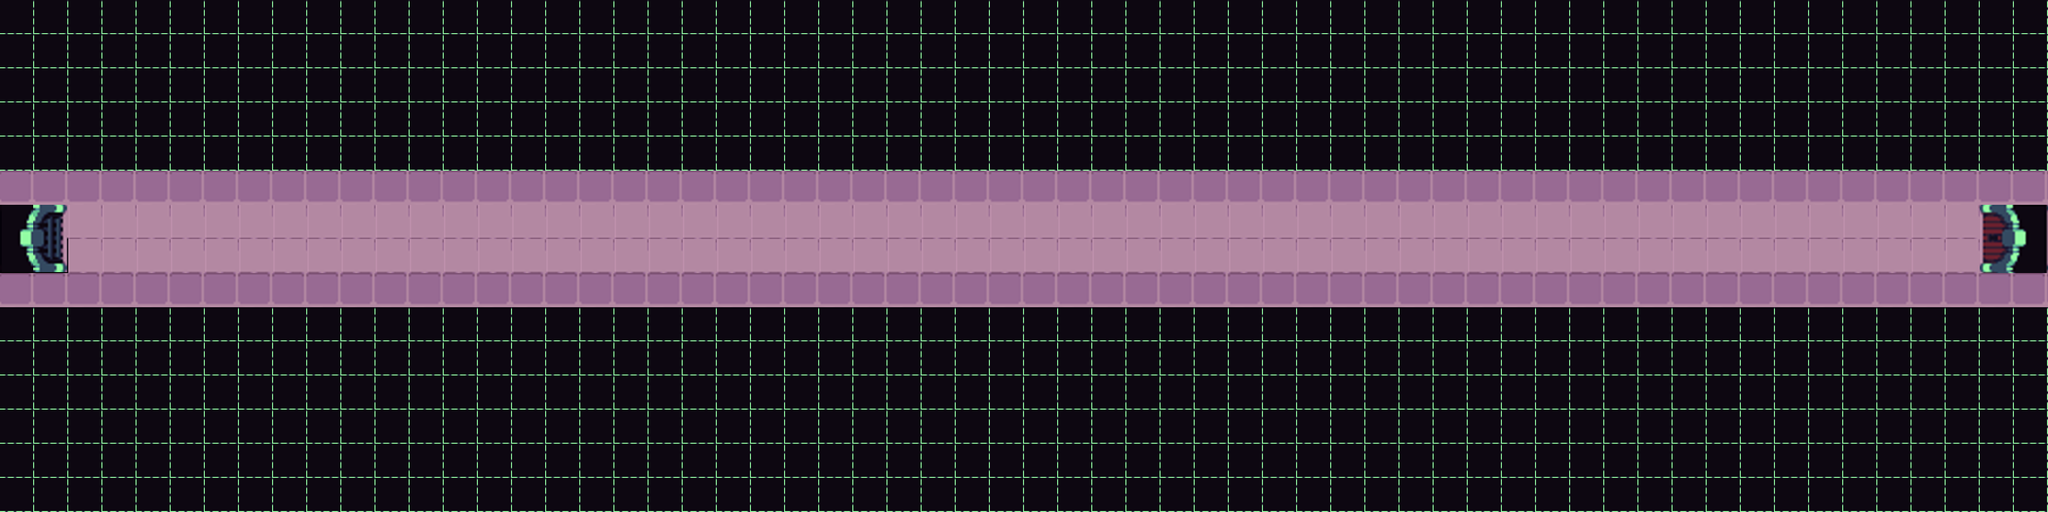

A level layout from a 2D game, rendered from its tile map. Below: a short description, then the map file with its tile-grid data intact:
An orthogonal 60x15 tile map with 70x70 px tiles, 3 tile layers (Floors, walls, Doors).

<map version="1.0" orientation="orthogonal" renderorder="right-down" width="60" height="15" tilewidth="70" tileheight="70" nextobjectid="1">
 <tileset firstgid="1" name="RESIZEDtileset" tilewidth="70" tileheight="70" margin="2" tilecount="252" columns="18">
  <image source="RESIZEDtileset.png" width="1310" height="1024" />
 </tileset>
 <layer name="Floors" width="60" height="15">
  <data encoding="csv">
0,0,0,0,0,0,0,0,0,0,0,0,0,0,0,0,0,0,0,0,0,0,0,0,0,0,0,0,0,0,0,0,0,0,0,0,0,0,0,0,0,0,0,0,0,0,0,0,0,0,0,0,0,0,0,0,0,0,0,0,
0,0,0,0,0,0,0,0,0,0,0,0,0,0,0,0,0,0,0,0,0,0,0,0,0,0,0,0,0,0,0,0,0,0,0,0,0,0,0,0,0,0,0,0,0,0,0,0,0,0,0,0,0,0,0,0,0,0,0,0,
0,0,0,0,0,0,0,0,0,0,0,0,0,0,0,0,0,0,0,0,0,0,0,0,0,0,0,0,0,0,0,0,0,0,0,0,0,0,0,0,0,0,0,0,0,0,0,0,0,0,0,0,0,0,0,0,0,0,0,0,
0,0,0,0,0,0,0,0,0,0,0,0,0,0,0,0,0,0,0,0,0,0,0,0,0,0,0,0,0,0,0,0,0,0,0,0,0,0,0,0,0,0,0,0,0,0,0,0,0,0,0,0,0,0,0,0,0,0,0,0,
0,0,0,0,0,0,0,0,0,0,0,0,0,0,0,0,0,0,0,0,0,0,0,0,0,0,0,0,0,0,0,0,0,0,0,0,0,0,0,0,0,0,0,0,0,0,0,0,0,0,0,0,0,0,0,0,0,0,0,0,
0,0,0,0,0,0,0,0,0,0,0,0,0,0,0,0,0,0,0,0,0,0,0,0,0,0,0,0,0,0,0,0,0,0,0,0,0,0,0,0,0,0,0,0,0,0,0,0,0,0,0,0,0,0,0,0,0,0,0,0,
0,0,7,7,7,7,7,7,7,7,7,7,7,7,7,7,7,7,7,7,7,7,7,7,7,7,7,7,7,7,7,7,7,7,7,7,7,7,7,7,7,7,7,7,7,7,7,7,7,7,7,7,7,7,7,7,7,7,0,0,
0,0,7,7,7,7,7,7,7,7,7,7,7,7,7,7,7,7,7,7,7,7,7,7,7,7,7,7,7,7,7,7,7,7,7,7,7,7,7,7,7,7,7,7,7,7,7,7,7,7,7,7,7,7,7,7,7,7,0,0,
0,0,0,0,0,0,0,0,0,0,0,0,0,0,0,0,0,0,0,0,0,0,0,0,0,0,0,0,0,0,0,0,0,0,0,0,0,0,0,0,0,0,0,0,0,0,0,0,0,0,0,0,0,0,0,0,0,0,0,0,
0,0,0,0,0,0,0,0,0,0,0,0,0,0,0,0,0,0,0,0,0,0,0,0,0,0,0,0,0,0,0,0,0,0,0,0,0,0,0,0,0,0,0,0,0,0,0,0,0,0,0,0,0,0,0,0,0,0,0,0,
0,0,0,0,0,0,0,0,0,0,0,0,0,0,0,0,0,0,0,0,0,0,0,0,0,0,0,0,0,0,0,0,0,0,0,0,0,0,0,0,0,0,0,0,0,0,0,0,0,0,0,0,0,0,0,0,0,0,0,0,
0,0,0,0,0,0,0,0,0,0,0,0,0,0,0,0,0,0,0,0,0,0,0,0,0,0,0,0,0,0,0,0,0,0,0,0,0,0,0,0,0,0,0,0,0,0,0,0,0,0,0,0,0,0,0,0,0,0,0,0,
0,0,0,0,0,0,0,0,0,0,0,0,0,0,0,0,0,0,0,0,0,0,0,0,0,0,0,0,0,0,0,0,0,0,0,0,0,0,0,0,0,0,0,0,0,0,0,0,0,0,0,0,0,0,0,0,0,0,0,0,
0,0,0,0,0,0,0,0,0,0,0,0,0,0,0,0,0,0,0,0,0,0,0,0,0,0,0,0,0,0,0,0,0,0,0,0,0,0,0,0,0,0,0,0,0,0,0,0,0,0,0,0,0,0,0,0,0,0,0,0,
0,0,0,0,0,0,0,0,0,0,0,0,0,0,0,0,0,0,0,0,0,0,0,0,0,0,0,0,0,0,0,0,0,0,0,0,0,0,0,0,0,0,0,0,0,0,0,0,0,0,0,0,0,0,0,0,0,0,0,0
</data>
 </layer>
 <layer name="walls" width="60" height="15">
  <data encoding="csv">
20,20,20,20,20,20,20,20,20,20,20,20,20,20,20,20,20,20,20,20,20,20,20,20,20,20,20,20,20,20,20,20,20,20,20,20,20,20,20,20,20,20,20,20,20,20,20,20,20,20,20,20,20,20,20,20,20,20,20,20,
20,20,20,20,20,20,20,20,20,20,20,20,20,20,20,20,20,20,20,20,20,20,20,20,20,20,20,20,20,20,20,20,20,20,20,20,20,20,20,20,20,20,20,20,20,20,20,20,20,20,20,20,20,20,20,20,20,20,20,20,
20,20,20,20,20,20,20,20,20,20,20,20,20,20,20,20,20,20,20,20,20,20,20,20,20,20,20,20,20,20,20,20,20,20,20,20,20,20,20,20,20,20,20,20,20,20,20,20,20,20,20,20,20,20,20,20,20,20,20,20,
20,20,20,20,20,20,20,20,20,20,20,20,20,20,20,20,20,20,20,20,20,20,20,20,20,20,20,20,20,20,20,20,20,20,20,20,20,20,20,20,20,20,20,20,20,20,20,20,20,20,20,20,20,20,20,20,20,20,20,20,
20,20,20,20,20,20,20,20,20,20,20,20,20,20,20,20,20,20,20,20,20,20,20,20,20,20,20,20,20,20,20,20,20,20,20,20,20,20,20,20,20,20,20,20,20,20,20,20,20,20,20,20,20,20,20,20,20,20,20,20,
45,45,45,45,45,45,45,45,45,45,45,45,45,45,45,45,45,45,45,45,45,45,45,45,45,45,45,45,45,45,45,45,45,45,45,45,45,45,45,45,45,45,45,45,45,45,45,45,45,45,45,45,45,45,45,45,45,45,45,45,
0,0,0,0,0,0,0,0,0,0,0,0,0,0,0,0,0,0,0,0,0,0,0,0,0,0,0,0,0,0,0,0,0,0,0,0,0,0,0,0,0,0,0,0,0,0,0,0,0,0,0,0,0,0,0,0,0,0,0,0,
0,0,0,0,0,0,0,0,0,0,0,0,0,0,0,0,0,0,0,0,0,0,0,0,0,0,0,0,0,0,0,0,0,0,0,0,0,0,0,0,0,0,0,0,0,0,0,0,0,0,0,0,0,0,0,0,0,0,0,0,
45,45,45,45,45,45,45,45,45,45,45,45,45,45,45,45,45,45,45,45,45,45,45,45,45,45,45,45,45,45,45,45,45,45,45,45,45,45,45,45,45,45,45,45,45,45,45,45,45,45,45,45,45,45,45,45,45,45,45,45,
20,20,20,20,20,20,20,20,20,20,20,20,20,20,20,20,20,20,20,20,20,20,20,20,20,20,20,20,20,20,20,20,20,20,20,20,20,20,20,20,20,20,20,20,20,20,20,20,20,20,20,20,20,20,20,20,20,20,20,20,
20,20,20,20,20,20,20,20,20,20,20,20,20,20,20,20,20,20,20,20,20,20,20,20,20,20,20,20,20,20,20,20,20,20,20,20,20,20,20,20,20,20,20,20,20,20,20,20,20,20,20,20,20,20,20,20,20,20,20,20,
20,20,20,20,20,20,20,20,20,20,20,20,20,20,20,20,20,20,20,20,20,20,20,20,20,20,20,20,20,20,20,20,20,20,20,20,20,20,20,20,20,20,20,20,20,20,20,20,20,20,20,20,20,20,20,20,20,20,20,20,
20,20,20,20,20,20,20,20,20,20,20,20,20,20,20,20,20,20,20,20,20,20,20,20,20,20,20,20,20,20,20,20,20,20,20,20,20,20,20,20,20,20,20,20,20,20,20,20,20,20,20,20,20,20,20,20,20,20,20,20,
20,20,20,20,20,20,20,20,20,20,20,20,20,20,20,20,20,20,20,20,20,20,20,20,20,20,20,20,20,20,20,20,20,20,20,20,20,20,20,20,20,20,20,20,20,20,20,20,20,20,20,20,20,20,20,20,20,20,20,20,
20,20,20,20,20,20,20,20,20,20,20,20,20,20,20,20,20,20,20,20,20,20,20,20,20,20,20,20,20,20,20,20,20,20,20,20,20,20,20,20,20,20,20,20,20,20,20,20,20,20,20,20,20,20,20,20,20,20,20,20
</data>
 </layer>
 <layer name="Doors" width="60" height="15">
  <data encoding="csv">
0,0,0,0,0,0,0,0,0,0,0,0,0,0,0,0,0,0,0,0,0,0,0,0,0,0,0,0,0,0,0,0,0,0,0,0,0,0,0,0,0,0,0,0,0,0,0,0,0,0,0,0,0,0,0,0,0,0,0,0,
0,0,0,0,0,0,0,0,0,0,0,0,0,0,0,0,0,0,0,0,0,0,0,0,0,0,0,0,0,0,0,0,0,0,0,0,0,0,0,0,0,0,0,0,0,0,0,0,0,0,0,0,0,0,0,0,0,0,0,0,
0,0,0,0,0,0,0,0,0,0,0,0,0,0,0,0,0,0,0,0,0,0,0,0,0,0,0,0,0,0,0,0,0,0,0,0,0,0,0,0,0,0,0,0,0,0,0,0,0,0,0,0,0,0,0,0,0,0,0,0,
0,0,0,0,0,0,0,0,0,0,0,0,0,0,0,0,0,0,0,0,0,0,0,0,0,0,0,0,0,0,0,0,0,0,0,0,0,0,0,0,0,0,0,0,0,0,0,0,0,0,0,0,0,0,0,0,0,0,0,0,
0,0,0,0,0,0,0,0,0,0,0,0,0,0,0,0,0,0,0,0,0,0,0,0,0,0,0,0,0,0,0,0,0,0,0,0,0,0,0,0,0,0,0,0,0,0,0,0,0,0,0,0,0,0,0,0,0,0,0,0,
0,0,0,0,0,0,0,0,0,0,0,0,0,0,0,0,0,0,0,0,0,0,0,0,0,0,0,0,0,0,0,0,0,0,0,0,0,0,0,0,0,0,0,0,0,0,0,0,0,0,0,0,0,0,0,0,0,0,0,0,
210,211,0,0,0,0,0,0,0,0,0,0,0,0,0,0,0,0,0,0,0,0,0,0,0,0,0,0,0,0,0,0,0,0,0,0,0,0,0,0,0,0,0,0,0,0,0,0,0,0,0,0,0,0,0,0,0,0,165,166,
228,229,0,0,0,0,0,0,0,0,0,0,0,0,0,0,0,0,0,0,0,0,0,0,0,0,0,0,0,0,0,0,0,0,0,0,0,0,0,0,0,0,0,0,0,0,0,0,0,0,0,0,0,0,0,0,0,0,183,184,
0,0,0,0,0,0,0,0,0,0,0,0,0,0,0,0,0,0,0,0,0,0,0,0,0,0,0,0,0,0,0,0,0,0,0,0,0,0,0,0,0,0,0,0,0,0,0,0,0,0,0,0,0,0,0,0,0,0,0,0,
0,0,0,0,0,0,0,0,0,0,0,0,0,0,0,0,0,0,0,0,0,0,0,0,0,0,0,0,0,0,0,0,0,0,0,0,0,0,0,0,0,0,0,0,0,0,0,0,0,0,0,0,0,0,0,0,0,0,0,0,
0,0,0,0,0,0,0,0,0,0,0,0,0,0,0,0,0,0,0,0,0,0,0,0,0,0,0,0,0,0,0,0,0,0,0,0,0,0,0,0,0,0,0,0,0,0,0,0,0,0,0,0,0,0,0,0,0,0,0,0,
0,0,0,0,0,0,0,0,0,0,0,0,0,0,0,0,0,0,0,0,0,0,0,0,0,0,0,0,0,0,0,0,0,0,0,0,0,0,0,0,0,0,0,0,0,0,0,0,0,0,0,0,0,0,0,0,0,0,0,0,
0,0,0,0,0,0,0,0,0,0,0,0,0,0,0,0,0,0,0,0,0,0,0,0,0,0,0,0,0,0,0,0,0,0,0,0,0,0,0,0,0,0,0,0,0,0,0,0,0,0,0,0,0,0,0,0,0,0,0,0,
0,0,0,0,0,0,0,0,0,0,0,0,0,0,0,0,0,0,0,0,0,0,0,0,0,0,0,0,0,0,0,0,0,0,0,0,0,0,0,0,0,0,0,0,0,0,0,0,0,0,0,0,0,0,0,0,0,0,0,0,
0,0,0,0,0,0,0,0,0,0,0,0,0,0,0,0,0,0,0,0,0,0,0,0,0,0,0,0,0,0,0,0,0,0,0,0,0,0,0,0,0,0,0,0,0,0,0,0,0,0,0,0,0,0,0,0,0,0,0,0
</data>
 </layer>
</map>